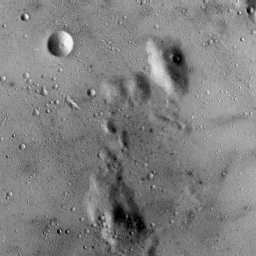
#> input picture sscCdi/caterete/jupyter_notebooks/moon.tiff, 256 x 256 px
$ jupyter execute --allow-errors slit_PWCDI.ipynb
#> lines starting #> are read from the running program, lines starting #| are printed output that depends on the picture; after the words box and inside, x2 and y2 are one past the last pixel; in counts of white or black regions, pixels touching at a corner belong together
[cell 1]
import sys
import numpy as np
import matplotlib.pyplot as plt
from matplotlib.colors import LogNorm
import cupy
import numpy
import cv2

from sscPrain import propagation

# -*- coding: utf-8 -*-

# manage the imports
import numpy as np
import matplotlib.pyplot as plt
import os
import time


# %load_ext autoreload
# %reload_ext autoreload

# FRESNEL PROPAGATOR

# function [Ef,x,y,G,E0fft,fx,fy,H,indx] = FresnelPropagator(E0, ps, lambda0, z, background)
#
# This function computes the double-slit diffraction pattern using the
# Fresnel Approximation. This code was modified from Dan and Aamod's
# Fresnel propagator codes.
#
# Parameters: E0 - initial complex field in x-y source plane
#             ps - pixel size in microns
#             lambda0 - wavelength in nm
#             z - z-value (distance from sensor to object)
#             background - optional background image to divide out from
#                          input field
#
# Returns: Ef -
#          x -
#          y -
#          G -
#          E0fft -
#          fx -
#          fy -
#          H -
#

def abssqr(x):
    # this is what a detector sees (only intensities)
    return np.real(x*np.conj(x))

def FT(x):
    # this only defines the correct fwd fourier transform including proper shift of the frequencies
    return np.fft.fftshift(np.fft.fft2(x)) # Fourier transform and shift

def iFT(x):
    # this only defines the correct inverse fourier transform including proper shift of the frequencies
    return np.fft.ifft2(np.fft.ifftshift(x)) # inverse Fourier transform and shift

# [166 lines left out: functions propagation_fresnel, propagation_fresnelPAOLA, propagate_beam, PIE_update, momentum_addition, not called in this run]

def get_object_pixel(N,pixel_size,wavelength,distance):
    return wavelength*distance/(N*pixel_size)

def magnitude_constraint(estimate,data):
    return np.sqrt(data)*estimate/np.abs(estimate)

# [4 lines left out: function pinhole_constraint, not called in this run]

def support_constraint(wavefront,support):
    wavefront[support <= 0] = 0
    return wavefront

if 1:
    # [4 lines left out: function update_function, not called in this run]
else:
    # [62 lines left out: functions update_function, mPIE_loop, not called in this run]

def get_error(wavefront,model):
    return np.sum(np.abs(wavefront-model))

# [13 lines left out: function projection_M_gpu, not called in this run]


def projection_S ( x, supp ):
    return x * supp


def standard_PWCDI(DP, initial_guess, pinhole, iterations, beta=0.9,    pcentage = 1e-9):

    """ Estimate support from auto-correlation """
    autocorr = np.abs(np.fft.fftshift( np.fft.ifft2( DP ) ))
    support = np.where(autocorr>pcentage*np.max(autocorr),1,0)

    DP = cupy.asarray(np.sqrt(DP))
    wavefront = cupy.asarray(initial_guess)
    pinhole   = cupy.asarray(pinhole)
    complement_support  = cupy.array( 1-pinhole )

    method = "HIO"
    """ Phase-retrieval loop """
    for niteration in range(0,iterations):#phase_retrieval_iterations):
        if niteration > 0.9*iterations: method = "ER" # change to ER in the last 10% of iterations
        if method == "ER":
            y = projection_M_gpu( wavefront, DP )
            if niteration < 0.2*iterations:
                half_support = support.copy()
                half_support[support.shape[0]//2::,support.shape[1]//2::] = 0
                # half_support[0:support.shape[0]//2,0:support.shape[1]//2] = 0
                wavefront = projection_S(wavefront,cupy.asarray(half_support))
            else:
                wavefront = projection_S(wavefront,cupy.asarray(support))
        if method == "HIO":
            y = projection_M_gpu( wavefront, DP )
            wavefront = projection_S( y, pinhole ) + projection_S( wavefront - beta * y,  complement_support )
    return wavefront.get()

# [68 lines left out: function slit_PWCDI, not called in this run]

[cell 2]
speed_of_light, planck = 299792458, 4.135667662E-18  # Plank constant [keV*s]; Speed of Light [m/s]
N = 100

""" Load model """
model = np.ones((N,N))
calculate_error = True # flag to calculate error against model at each iteration
error = []

""" Input parameters """
distance = 28 # meters
energy = 6 # keV
wavelength = planck * speed_of_light / energy # meters
detector_pixel = 55e-6 # meters
n_of_pixels = 3072
object_pixel_size = get_object_pixel(n_of_pixels,detector_pixel,wavelength,distance)
distance_pinhole = 0.21e-3 # m
phase_retrieval_iterations = 300
reg_obj,reg_probe = 0.1, 0.2# PIE update function parameters
apply_support = True
beta = 0.8

""" Load phantom """
if 0:
    from sscPhantom import donuts, mario
    phantom = mario.createMario(shape=N, noise=False, zoom=0.6)
    phantom = np.sum(phantom,axis=2) + 1
else:
    from PIL import Image
    phantom = np.array(Image.open('moon.tiff'))
#> phantom is the input picture: shape (256, 256); min 0, max 249, mean 127.8
    phantom = phantom[0:N,0:N]
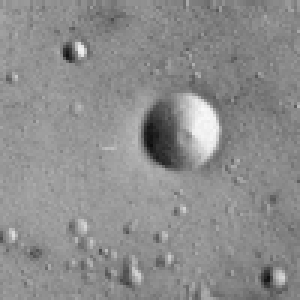
#> phantom: shape (100, 100) (shown 3 times larger); min 13, max 249, mean 140.6

""" Pinhole """
if 1: # circular
    t = np.linspace(-phantom.shape[0]//2,phantom.shape[0]//2,phantom.shape[0])
#> t = 100 values from -50 to 50
    x,y = np.meshgrid(t,t)
    pinhole = np.where((x)**2 + (y)**2 < 20**2,1,0)
else: #triangle
    triangle = np.zeros((N,N))
    t = np.linspace(-N//2,N//2,N)
    x,y = np.meshgrid(t,t)
    sx = -80
    a = 1.5
    triangle[ a*x - sx + y  < 0] = 1
    triangle = np.roll(triangle,15,axis=(0,0))
    pinhole = np.roll(triangle,18,axis=(1,1))

""" Load data """
DP = np.abs( np.fft.fftshift( np.fft.fft2(phantom*pinhole) ) )**2
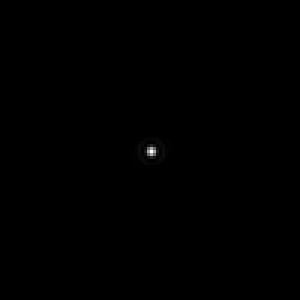
#> DP: shape (100, 100) float64 (shown 3 times larger); min 26.03, max 3.03e+10, mean 27040373; drawn with min black and max white
object = np.ones_like(DP,dtype=complex)

#> (the rest of this cell did not finish here and is left out)

#> in standard_PWCDI, `autocorr = np.abs(np.fft.fftshift( np.fft.ifft2( DP ) ))`:
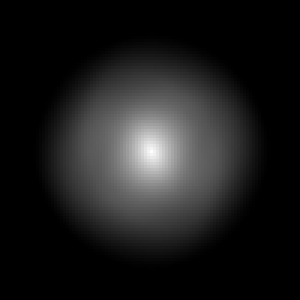
#> autocorr: shape (100, 100) float64 (shown 3 times larger); min 1.78e-12, max 27040373, mean 3031115.8; drawn with min black and max white
#> in standard_PWCDI, `support = np.where(autocorr>pcentage*np.max(autocorr),1,0)`:
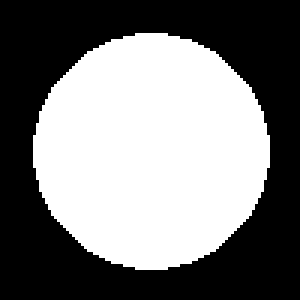
#> support: shape (100, 100) int64 (shown 3 times larger); values 0 (black) and 1 (white), 48.2% white; 1 white region, box (x1, y1, x2, y2) and area: (11, 11, 90, 90) 4825
wavefrontSLIT  =     slit_PWCDI(DP, object, pinhole, phase_retrieval_iterations, beta=beta, apply_support = True)

figure, ax = plt.subplots(1,5,dpi=250)
ax1, ax2, ax3, ax4, ax5 = ax.ravel()
ax1.imshow(phantom*pinhole), ax1.set_title("Model")
ax2.imshow(np.abs(wavefrontPWCDI)), ax2.set_title('HIO+ER')
ax3.imshow(np.angle(wavefrontPWCDI))
ax4.imshow(np.abs(wavefrontSLIT)), ax4.set_title('Slit')
ax5.imshow(np.angle(wavefrontSLIT))
plt.show(), plt.close()
